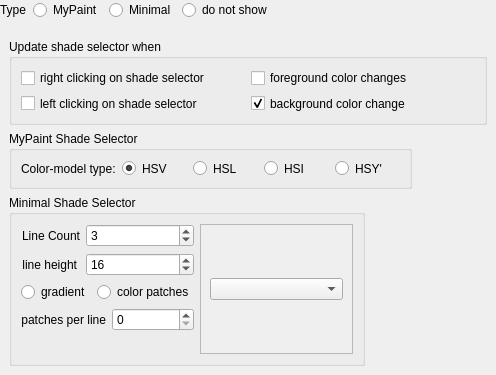
     <widget class="QWidget" name="tab_2">
      <attribute name="title">
       <string>Shade Selector</string>
      </attribute>
      <widget class="QGroupBox" name="b_lineShadeSelector">
       <property name="geometry">
        <rect>
         <x>9</x>
         <y>39</y>
         <width>478</width>
         <height>86</height>
        </rect>
       </property>
       <property name="title">
        <string>Update shade selector when</string>
       </property>
       <layout class="QGridLayout" name="gridLayout_6">
        <item row="0" column="0">
         <widget class="QCheckBox" name="shadeSelectorUpdateOnRightClick">
          <property name="text">
           <string>right clicking on shade selector</string>
          </property>
         </widget>
        </item>
        <item row="0" column="1">
         <widget class="QCheckBox" name="shadeSelectorUpdateOnForeground">
          <property name="toolTip">
           <string>this doesn't include a color change by the shade selector</string>
          </property>
          <property name="text">
           <string>foreground color changes</string>
          </property>
          <property name="checked">
           <bool>false</bool>
          </property>
         </widget>
        </item>
        <item row="1" column="0">
         <widget class="QCheckBox" name="shadeSelectorUpdateOnLeftClick">
          <property name="text">
           <string>left clicking on shade selector</string>
          </property>
         </widget>
        </item>
        <item row="1" column="1">
         <widget class="QCheckBox" name="shadeSelectorUpdateOnBackground">
          <property name="toolTip">
           <string>this doesn't include a color change by the shade selector</string>
          </property>
          <property name="text">
           <string>background color change</string>
          </property>
          <property name="checked">
           <bool>true</bool>
          </property>
         </widget>
        </item>
       </layout>
      </widget>
      <widget class="QGroupBox" name="b_mypainttype">
       <property name="geometry">
        <rect>
         <x>9</x>
         <y>131</y>
         <width>403</width>
         <height>58</height>
        </rect>
       </property>
       <property name="title">
        <string>MyPaint Shade Selector</string>
       </property>
       <layout class="QHBoxLayout" name="horizontalLayout_13">
        <item>
         <widget class="QLabel" name="label_4">
          <property name="text">
           <string>Color-model type:</string>
          </property>
         </widget>
        </item>
        <item>
         <widget class="QRadioButton" name="MyPaint_HSV">
          <property name="toolTip">
           <string>&lt;html&gt;&lt;head/&gt;&lt;body&gt;&lt;p&gt;Use the Hue Saturation Value model.(Default)&lt;/p&gt;&lt;p&gt;&lt;br/&gt;&lt;/p&gt;&lt;p&gt;This model sets all the most saturated colours at the same level as white. Think value as a measure of pixel-brightness.&lt;/p&gt;&lt;/body&gt;&lt;/html&gt;</string>
          </property>
          <property name="text">
           <string>HSV</string>
          </property>
          <property name="checked">
           <bool>true</bool>
          </property>
         </widget>
        </item>
        <item>
         <widget class="QRadioButton" name="MyPaint_HSL">
          <property name="toolTip">
           <string>&lt;html&gt;&lt;head/&gt;&lt;body&gt;&lt;p&gt;Use the Hue, Saturation, Lightness model.&lt;/p&gt;&lt;p&gt;This model sets all the most saturated colors at lightness 0.5&lt;/p&gt;&lt;/body&gt;&lt;/html&gt;</string>
          </property>
          <property name="text">
           <string>HSL</string>
          </property>
         </widget>
        </item>
        <item>
         <widget class="QRadioButton" name="MyPaint_HSI">
          <property name="toolTip">
           <string>&lt;html&gt;&lt;head/&gt;&lt;body&gt;&lt;p&gt;Use the Hue, Saturation, Intensity model for the MyPaint Shade Selector&lt;/p&gt;&lt;p&gt;Intensity marks itself by measuring the sum of the r, g, b components. As such, yellow(1,1,0) is brighter than blue(0,0,1).&lt;/p&gt;&lt;/body&gt;&lt;/html&gt;</string>
          </property>
          <property name="text">
           <string>HSI</string>
          </property>
         </widget>
        </item>
        <item>
         <widget class="QRadioButton" name="MyPaint_HSY">
          <property name="toolTip">
           <string>&lt;html&gt;&lt;head/&gt;&lt;body&gt;&lt;p&gt;Use the Hue, Saturation, Luma model for the MyPaint Shade Selector&lt;/p&gt;&lt;p&gt;Luma is similar to Intensity, except it weighs the red green and blue components before adding them together. As such, Yellow is brighter than Cyan. This model is exactly the same as MyPaint HCY'.&lt;/p&gt;&lt;/body&gt;&lt;/html&gt;</string>
          </property>
          <property name="text">
           <string>HSY'</string>
          </property>
         </widget>
        </item>
       </layout>
      </widget>
      <widget class="QGroupBox" name="b_minimaltype">
       <property name="geometry">
        <rect>
         <x>9</x>
         <y>195</y>
         <width>356</width>
         <height>171</height>
        </rect>
       </property>
       <property name="title">
        <string>Minimal Shade Selector</string>
       </property>
       <layout class="QHBoxLayout" name="horizontalLayout_12">
        <item>
         <layout class="QVBoxLayout" name="verticalLayout">
          <item>
           <layout class="QFormLayout" name="formLayout_2">
            <item row="0" column="0">
             <widget class="QLabel" name="label_2">
              <property name="text">
               <string>Line Count</string>
              </property>
              <property name="alignment">
               <set>Qt::AlignRight|Qt::AlignTrailing|Qt::AlignVCenter</set>
              </property>
             </widget>
            </item>
            <item row="0" column="1">
             <widget class="QSpinBox" name="minimalShadeSelectorLineCount">
              <property name="minimum">
               <number>1</number>
              </property>
              <property name="maximum">
               <number>10</number>
              </property>
              <property name="value">
               <number>3</number>
              </property>
             </widget>
            </item>
            <item row="1" column="0">
             <widget class="QLabel" name="label_6">
              <property name="text">
               <string>line height</string>
              </property>
              <property name="alignment">
               <set>Qt::AlignRight|Qt::AlignTrailing|Qt::AlignVCenter</set>
              </property>
             </widget>
            </item>
            <item row="1" column="1">
             <widget class="QSpinBox" name="minimalShadeSelectorLineHeight">
              <property name="minimum">
               <number>8</number>
              </property>
              <property name="maximum">
               <number>99</number>
              </property>
              <property name="value">
               <number>16</number>
              </property>
             </widget>
            </item>
           </layout>
          </item>
          <item>
           <layout class="QHBoxLayout" name="horizontalLayout_6">
            <item>
             <widget class="QRadioButton" name="minimalShadeSelectorAsGradient">
              <property name="text">
               <string>gradient</string>
              </property>
             </widget>
            </item>
            <item>
             <widget class="QRadioButton" name="minimalShadeSelectorAsColorPatches">
              <property name="text">
               <string>color patches</string>
              </property>
             </widget>
            </item>
           </layout>
          </item>
          <item>
           <layout class="QFormLayout" name="formLayout_3">
            <item row="0" column="0">
             <widget class="QLabel" name="label">
              <property name="text">
               <string>patches per line</string>
              </property>
              <property name="alignment">
               <set>Qt::AlignRight|Qt::AlignTrailing|Qt::AlignVCenter</set>
              </property>
             </widget>
            </item>
            <item row="0" column="1">
             <widget class="QSpinBox" name="minimalShadeSelectorPatchesPerLine"/>
            </item>
           </layout>
          </item>
          <item>
           <spacer name="verticalSpacer_7">
            <property name="orientation">
             <enum>Qt::Vertical</enum>
            </property>
            <property name="sizeHint" stdset="0">
             <size>
              <width>20</width>
              <height>0</height>
             </size>
            </property>
           </spacer>
          </item>
         </layout>
        </item>
        <item>
         <widget class="QScrollArea" name="scrollArea">
          <property name="widgetResizable">
           <bool>true</bool>
          </property>
          <widget class="QWidget" name="scrollAreaWidgetContents">
           <property name="geometry">
            <rect>
             <x>0</x>
             <y>0</y>
             <width>103</width>
             <height>133</height>
            </rect>
           </property>
           <layout class="QGridLayout" name="gridLayout_4">
            <property name="topMargin">
             <number>0</number>
            </property>
            <property name="bottomMargin">
             <number>0</number>
            </property>
            <property name="spacing">
             <number>0</number>
            </property>
            <item row="0" column="0">
             <widget class="KisShadeSelectorLinesSettings" name="minimalShadeSelectorLineSettings"/>
            </item>
           </layout>
          </widget>
         </widget>
        </item>
       </layout>
      </widget>
      <widget class="QWidget" name="">
       <layout class="QHBoxLayout" name="horizontalLayout_4">
        <item>
         <widget class="QLabel" name="l_shadeType">
          <property name="text">
           <string>Type</string>
          </property>
         </widget>
        </item>
        <item>
         <widget class="QRadioButton" name="shadeSelectorTypeMyPaint">
          <property name="text">
           <string>MyPaint</string>
          </property>
         </widget>
        </item>
        <item>
         <widget class="QRadioButton" name="shadeSelectorTypeMinimal">
          <property name="text">
           <string>Minimal</string>
          </property>
         </widget>
        </item>
        <item>
         <widget class="QRadioButton" name="shadeSelectorTypeHidden">
          <property name="text">
           <string>do not show</string>
          </property>
         </widget>
        </item>
       </layout>
      </widget>
     </widget>
